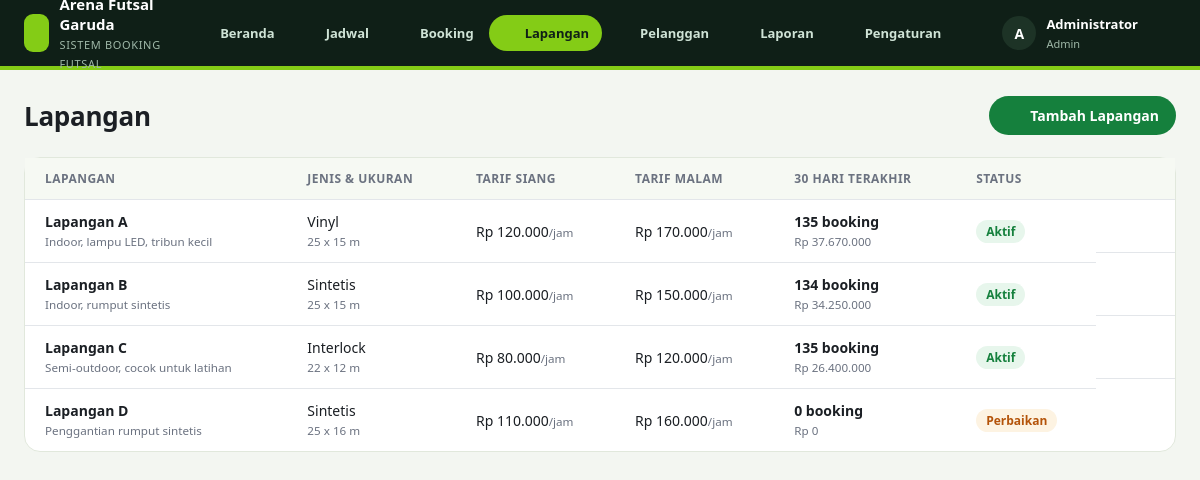
Page /index.php?page=lapangan (signed in) on the committed database.
### tables this page shows
CREATE TABLE lapangan (
  id INT AUTO_INCREMENT PRIMARY KEY,
  nama VARCHAR(50) NOT NULL,
  jenis ENUM('Vinyl','Sintetis','Interlock','Parket') NOT NULL DEFAULT 'Sintetis',
  ukuran VARCHAR(30),
  harga_siang INT NOT NULL,
  harga_malam INT NOT NULL,
  status ENUM('aktif','perbaikan') NOT NULL DEFAULT 'aktif',
  keterangan VARCHAR(255),
  created_at TIMESTAMP DEFAULT CURRENT_TIMESTAMP
);

### index.php (called while the page is built, shortened)
<?php
require __DIR__ . '/includes/bootstrap.php';
$routes = [
    'login'           => 'pages/login.php',
    'logout'          => 'pages/logout.php',
    'publik'          => 'pages/publik.php',
    'dashboard'       => 'pages/dashboard.php',
    'jadwal'          => 'pages/jadwal.php',
    'booking'         => 'pages/booking/index.php',
    'booking.baru'    => 'pages/booking/baru.php',
    'booking.bayar'   => 'pages/booking/bayar.php',
    'booking.status'  => 'pages/booking/status.php',
    'booking.struk'   => 'pages/booking/struk.php',
    'lapangan'        => 'pages/lapangan/index.php',
    'lapangan.form'   => 'pages/lapangan/form.php',
    'pelanggan'       => 'pages/pelanggan/index.php',
    'pelanggan.form'  => 'pages/pelanggan/form.php',
    'laporan'         => 'pages/laporan.php',
    'pengaturan'      => 'pages/pengaturan.php',
];
$page = $_GET['page'] ?? 'dashboard';
require __DIR__ . '/' . $routes[$page];

### pages/lapangan/index.php (the view, shortened to what this page needs)
<?php
$actions = user()['role'] === 'admin' ? '<a href="' . url('lapangan.form') . '" class="btn btn-primary">' . icon('plus', 16) . ' Tambah Lapangan</a>' : '';
$rows = q("SELECT l.*, COUNT(b.id) jml, COALESCE(SUM(b.total),0) omzet FROM lapangan l
           LEFT JOIN booking b ON b.lapangan_id = l.id AND b.status <> 'batal' AND b.tanggal >= CURDATE() - INTERVAL 30 DAY
           GROUP BY l.id ORDER BY l.nama")->fetchAll();
require __DIR__ . '/../../includes/header.php';
?>
<div class="card">
    <div class="table-wrap"><table>
        <thead><tr><th>Lapangan</th><th>Jenis & Ukuran</th><th>Tarif Siang</th><th>Tarif Malam</th><th>30 Hari Terakhir</th><th>Status</th><th></th></tr></thead>
        <tbody>
        <?php foreach ($rows as $l): ?>
            <tr>
                <td><strong><?= e($l['nama']) ?></strong><small><?= e($l['keterangan']) ?></small></td>
                <td><?= e($l['jenis']) ?><br><small><?= e($l['ukuran']) ?></small></td>
                <td><?= rupiah($l['harga_siang']) ?><small>/jam</small></td>
                <td><?= rupiah($l['harga_malam']) ?><small>/jam</small></td>
                <td><strong><?= (int) $l['jml'] ?> booking</strong><small><?= rupiah($l['omzet']) ?></small></td>
                <td><?= status_badge($l['status']) ?></td>
                <td class="actions"><?php if (user()['role'] === 'admin'): ?><a class="icon-btn" title="Ubah" href="<?= url('lapangan.form', ['id' => $l['id']]) ?>"><?= icon('edit', 16) ?></a><?php endif; ?></td>
            </tr>
        <?php endforeach; ?>
        </tbody>
    </table></div>
</div>
<?php require __DIR__ . '/../../includes/footer.php'; ?>

### includes/bootstrap.php (shortened to what this page needs)
<?php
function db(): PDO
{
    static $pdo = null;
    if ($pdo === null) {
        $c = require __DIR__ . '/../config/database.php';
        $dsn = "mysql:host={$c['host']};port={$c['port']};dbname={$c['database']};charset=utf8mb4";
        try {
            $pdo = new PDO($dsn, $c['username'], $c['password'], [
                PDO::ATTR_ERRMODE => PDO::ERRMODE_EXCEPTION,
                PDO::ATTR_DEFAULT_FETCH_MODE => PDO::FETCH_ASSOC,
            ]);
        } catch (PDOException $e) {
            die('<h3>Koneksi database gagal.</h3><p>Cek config/database.php dan pastikan database <b>'
                . htmlspecialchars($c['database']) . '</b> sudah di-import.</p>');
        }
    }
    return $pdo;
}
function q(string $sql, array $params = []): PDOStatement
{
    $st = db()->prepare($sql);
    $st->execute($params);
    return $st;
}
function e($v): string
{
    return htmlspecialchars((string) $v, ENT_QUOTES, 'UTF-8');
}
function rupiah($n): string
{
    return 'Rp ' . number_format((int) $n, 0, ',', '.');
}
function url(string $page = 'dashboard', array $params = []): string
{
    return 'index.php?' . http_build_query(['page' => $page] + $params);
}
function user(): ?array
{
    return $_SESSION['user'] ?? null;
}
function icon(string $name, int $size = 18): string
{
    $p = $paths[$name] ?? '';
    return '<svg class="ic" width="' . $size . '" height="' . $size . '" viewBox="0 0 24 24" fill="none" stroke="currentColor" stroke-width="2" stroke-linecap="round" stroke-linejoin="round">' . $p . '</svg>';
}
function status_badge(string $s): string
{
    $map = [
        'aktif' => 'green', 'perbaikan' => 'amber',
        'dipesan' => 'blue', 'main' => 'amber', 'selesai' => 'green', 'batal' => 'gray',
        'lunas' => 'green', 'dp' => 'amber', 'belum' => 'red',
    ];
    $label = ['dp' => 'DP', 'belum' => 'Belum Bayar', 'main' => 'Sedang Main'][$s] ?? ucfirst($s);
    return '<span class="badge badge-' . ($map[$s] ?? 'gray') . '">' . e($label) . '</span>';
}

### assets/css/style.css (style rules this page uses)
:root { --bg: #f4f5f7; --surface: #ffffff; --border: #e3e6ea; --text: #1b1f24; --muted: #6b7280; --primary: #15803d; --primary-dark: #116632; --primary-soft: #e3f4e8; --green: #15803d; --green-soft: #e7f6ec; --blue: #1f4fd8; --blue-soft: #e8eefc; --amber: #b45309; --amber-soft: #fdf3e2; --red: #b91c1c; --red-soft: #fdeaea; --gray: #4b5563; --gray-soft: #eef0f2; --sidebar: #0f1f17; --radius: 10px; }
* { box-sizing: border-box; }
body { margin: 0; font-family: -apple-system, "Segoe UI", Roboto, "Helvetica Neue", Arial, sans-serif; font-size: 14px; color: var(--text); background: var(--bg); }
a { color: var(--primary); text-decoration: none; }
.ic { flex-shrink: 0; vertical-align: middle; }
.card { background: var(--surface); border: 1px solid var(--border); border-radius: var(--radius); }
.btn { display: inline-flex; align-items: center; gap: 8px; padding: 9px 16px; border-radius: 8px; border: 1px solid transparent; font: inherit; font-weight: 600; cursor: pointer; white-space: nowrap; }
.btn-primary { background: var(--primary); color: #fff; }
.icon-btn { background: none; border: 0; padding: 6px; border-radius: 6px; cursor: pointer; color: var(--muted); display: inline-grid; place-items: center; }
.actions { display: flex; gap: 2px; justify-content: flex-end; }
table { width: 100%; border-collapse: collapse; }
th, td { padding: 12px 20px; text-align: left; border-bottom: 1px solid var(--border); vertical-align: middle; }
th { font-size: 12px; text-transform: uppercase; letter-spacing: .04em; color: var(--muted); font-weight: 600; background: #fafbfc; }
tr:last-child td { border-bottom: 0; }
.table-wrap { overflow-x: auto; }
td strong { display: block; }
td small { color: var(--muted); }
.badge { display: inline-block; padding: 3px 10px; border-radius: 999px; font-size: 12px; font-weight: 600; }
.badge-green { background: var(--green-soft); color: var(--green); }
.badge-amber { background: var(--amber-soft); color: var(--amber); }
body.topnav-layout { background: #f3f6f1; font-family: "Trebuchet MS", "Segoe UI", system-ui, sans-serif; }
.topnav-layout .card { border-radius: 16px; border-color: #e1e8dc; }
.topnav-layout .btn { border-radius: 999px; }
.topnav-layout th { background: #f6f9f3; }

### rows in the picture
lapangan: nama "Lapangan A", keterangan "Indoor, lampu LED, tribun kecil", jenis "Vinyl", ukuran "25 x 15 m", harga_siang "Rp 120.000", harga_malam "Rp 170.000", jml "135", omzet "Rp 37.670.000", status "Aktif"
lapangan: nama "Lapangan B", keterangan "Indoor, rumput sintetis", jenis "Sintetis", ukuran "25 x 15 m", harga_siang "Rp 100.000", harga_malam "Rp 150.000", jml "134", omzet "Rp 34.250.000", status "Aktif"
lapangan: nama "Lapangan C", keterangan "Semi-outdoor, cocok untuk latihan", jenis "Interlock", ukuran "22 x 12 m", harga_siang "Rp 80.000", harga_malam "Rp 120.000", jml "135", omzet "Rp 26.400.000", status "Aktif"
lapangan: nama "Lapangan D", keterangan "Penggantian rumput sintetis", jenis "Sintetis", ukuran "25 x 16 m", harga_siang "Rp 110.000", harga_malam "Rp 160.000", jml "0", omzet "Rp 0", status "Perbaikan"

### other values in the picture
$label "Beranda"
$label "Jadwal"
$label "Booking"
$label "Lapangan"
$label "Pelanggan"
$label "Laporan"
$label "Pengaturan"
substr(user()['nama'], 0, 1) "A"
user()['nama'] "Administrator"
user()['role'] "Admin"
$title "Lapangan"
